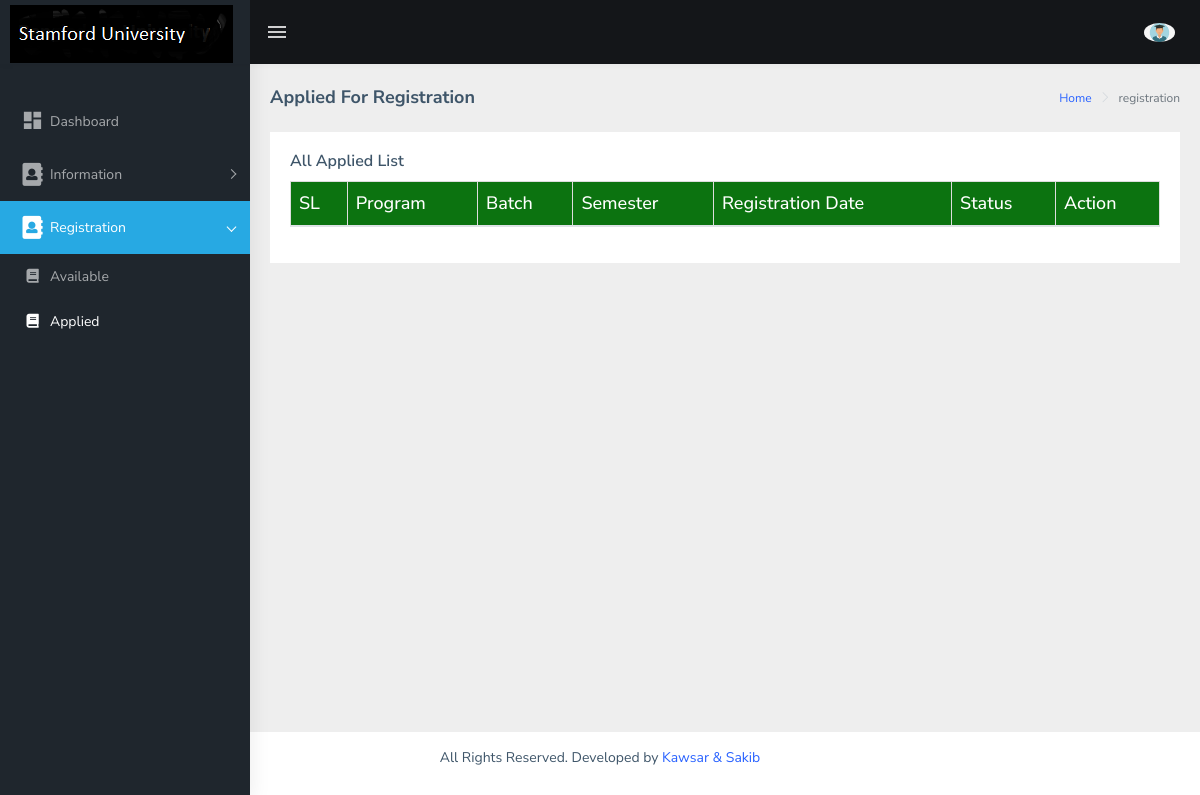
Before: /std/applied.php (signed in) with the older database file.
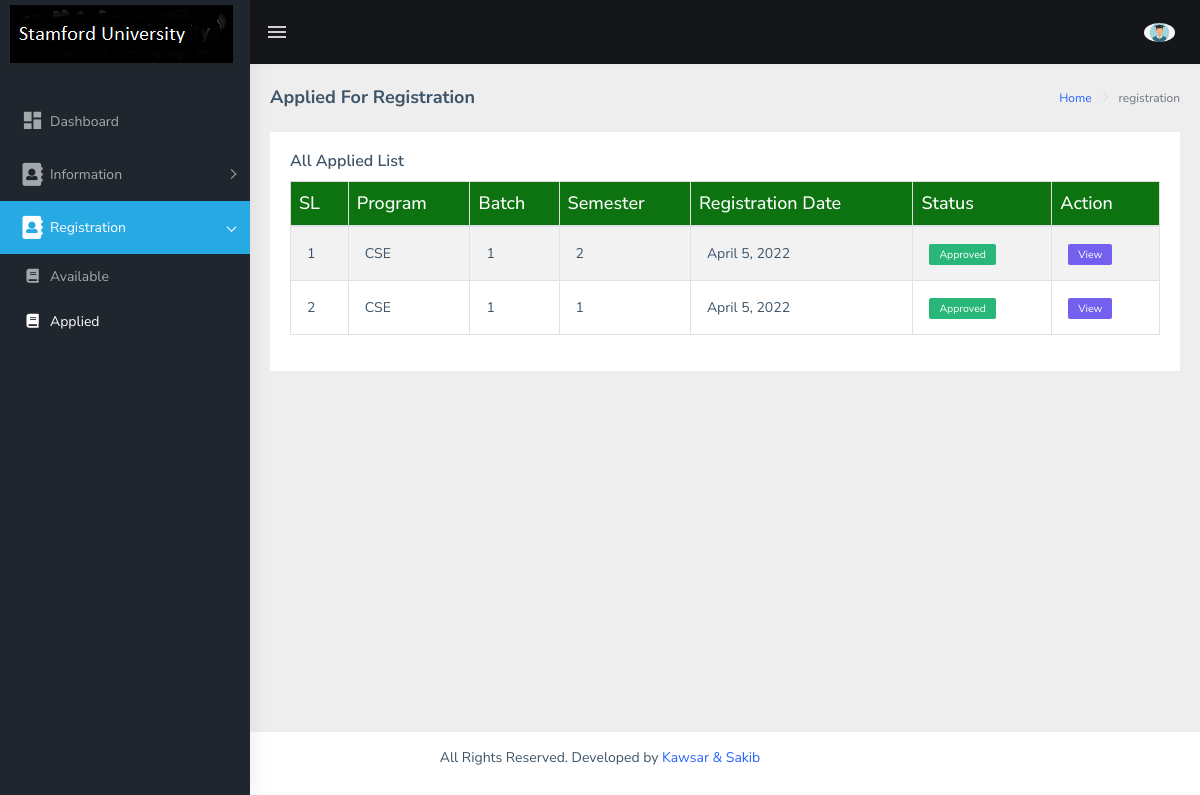
After: the same page with the newer database file.
### tables this page shows
CREATE TABLE `registration_info` (
  `id` int(11) NOT NULL,
  `offer_id` int(11) NOT NULL DEFAULT 0,
  `student_ID` int(11) NOT NULL DEFAULT 0,
  `status` int(11) NOT NULL DEFAULT 0 COMMENT '0= pending, 1= approved',
  `apply_date` varchar(50) NOT NULL,
  `deletion_status` tinyint(3) NOT NULL DEFAULT 0
);

CREATE TABLE `offered_courses_info` (
  `id` int(11) NOT NULL,
  `program` varchar(255) NOT NULL,
  `batch` int(11) NOT NULL,
  `semester` varchar(200) NOT NULL,
  `offer_date` varchar(100) NOT NULL,
  `registration_end` varchar(100) NOT NULL,
  `user_id` int(11) NOT NULL,
  `deletion_status` tinyint(3) NOT NULL DEFAULT 0
);

### std/core/Database.php (called while the page is built, shortened)
<?php
Class Database {
    public $host = DB_HOST;
    public $user = DB_USER;
    public $pass = DB_PASS;
    public $dbname = DB_NAME;
    public $link;
    private function connectDB() {
        $this->link = new mysqli($this->host, $this->user, $this->pass, $this->dbname);
    }
    public function select($query) {
        $result = $this->link->query($query) or
                die($this->link->error . __LINE__);
        if ($result->num_rows > 0) {
            return $result;
        } else {
            return false;
        }
    }
}
?>

### std/core/Session.php (called while the page is built, shortened)
<?php
class Session{
 public static function get($key){
  if (isset($_SESSION[$key])) {
   return $_SESSION[$key];
  } else {
   return false;
  }
 }
}
?>

### std/class/Student.php (called while the page is built, shortened)
<?php
class Student {
    private $db;
    public function __construct() {
        $this->db = new Database();
    }
    public function getOneCol($col, $tbl, $comCol, $comVal) {
        $sql = "SELECT $col FROM $tbl WHERE $comCol='$comVal' ";
        $res = $this->db->select($sql);
        if ($res) {
            $result = $this->db->select($sql);
            $row = $result->fetch_assoc();
            return $row[$col];
        }
    }
    public function getAppliedRegistrationList($user_id){
        $query = "SELECT * FROM registration_info WHERE deletion_status = '0' AND student_ID = '$user_id' ORDER BY id DESC";
        $result = $this->db->select($query);
        return $result;
    }
}
?>

### std/core/Format.php (called while the page is built, shortened)
<?php
class Format {
    public function formatDate($date) {
        return date('F j, Y', strtotime($date));
    }
}
?>

### std/applied.php (the view, shortened to what this page needs)
<?php include 'header.php'; ?>
<?php include 'sidebar.php'; ?>
<div class="page-wrapper">
    <div class="page-breadcrumb">
        <div class="row">
            <div class="col-12 d-flex no-block align-items-center">
                <h4 class="page-title">Applied For Registration</h4>
                <div class="ml-auto text-right">
                    <nav aria-label="breadcrumb">
                        <ol class="breadcrumb">
                            <li class="breadcrumb-item"><a href="dashboard.php">Home</a></li>
                            <li class="breadcrumb-item active" aria-current="page">registration</li>
                        </ol>
                    </nav>
                </div>
            </div>
        </div>
    </div>
    <div class="container-fluid">
        <div class="row">
            <div class="col-md-12">
                <div class="card">
                    <div class="card-body">
                        <h5 class="card-title">All Applied List</h5>
                        <div class="table-responsive">
                            <table id="zero_config" class="table table-striped table-bordered tbl">
                                <thead>
                                    <tr>
                                        <th>SL</th>
                                        <th>Program</th>
                                        <th>Batch</th>
                                        <th>Semester</th>
                                        <th>Registration Date</th>
                                        <th>Status</th>
                                        <th>Action</th>
                                    </tr>
                                </thead>
                                <tbody>
                                    <?php
                                    $getStaff = $student->getAppliedRegistrationList($user_id);
                                    if ($getStaff) {
                                        $i = 0;
                                        while ($result = $getStaff->fetch_assoc()) {
                                            $i++;
                                            ?>
                                            <tr>
                                                <td><?php echo $i; ?></td>
                                                <td>
                                                   <?php
                                                       echo $student->getOneCol('program','offered_courses_info','id',$result['offer_id']);
                                                    ?>
                                                </td>
                                                <td>
                                                   <?php
                                                       echo $student->getOneCol('batch','offered_courses_info','id',$result['offer_id']);
                                                    ?>
                                                </td>
                                                <td>
                                                   <?php
                                                       echo $student->getOneCol('semester','offered_courses_info','id',$result['offer_id']);
                                                    ?>
                                                </td>
                                                <td><?php echo $fm->formatDate($result['apply_date']); ?></td>
                                                <td>
                                                    <?php
                                                     if($result['status'] == 0){
                                                        ?>
                                                        <span class="label label-warning">Pending</span>
                                                     <?php
                                                        }else{
                                                            ?>
                                                            <span class="label label-success">Approved</span>
                                                       <?php
                                                        }
                                                     ?>
                                               </td>
                                               <td>
                                                <a href="view-applied.php?aid=<?php echo $result['id']; ?>"><span class="label label-primary">View</span></a>
                                                </td>
                                            </tr>
                                            <?php
                                        }
                                    }
                                    ?>
                                </tbody>
                            </table>
                        </div>
                    </div>
                </div>
            </div>
        </div>
    </div>
</div>
<?php include 'footer.php'; ?>

### std/header.php (shortened to what this page needs)
<?php
include 'core/Session.php';
include 'core/Database.php';
include'core/Format.php';
include 'class/Student.php';
$fm = new Format();
$student = new Student();
$user_id = Session::get('user_id');
?>
<!DOCTYPE html>
<html dir="ltr" lang="en">
    <head>
        <link href="assets/libs/flot/css/float-chart.css" rel="stylesheet">
        <link href="dist/css/style.min.css" rel="stylesheet">
        <link rel="stylesheet" type="text/css" href="assets/libs/select2/dist/css/select2.min.css">
        <link rel="stylesheet" type="text/css" href="assets/libs/jquery-minicolors/jquery.minicolors.css">
        <link rel="stylesheet" type="text/css" href="assets/libs/bootstrap-datepicker/dist/css/bootstrap-datepicker.min.css">
        <link rel="stylesheet" type="text/css" href="assets/libs/quill/dist/quill.snow.css">
        <link rel="stylesheet" type="text/css" href="assets/extra-libs/multicheck/multicheck.css">
        <link href="assets/libs/datatables.net-bs4/css/dataTables.bootstrap4.css" rel="stylesheet">
        <link href="assets/libs/datatables/jquery.dataTables.min.css" rel="stylesheet">
        <link href="assets/libs/datatables/buttons.dataTables.min.css" rel="stylesheet">
        <link href="assets/libs/toastr/build/toastr.min.css" rel="stylesheet">
    </head>
    <body>
        <div id="main-wrapper">
            <header class="topbar" data-navbarbg="skin5">
                <nav class="navbar top-navbar navbar-expand-md navbar-dark">
                    <div class="navbar-header" data-logobg="skin5">
                        <a class="navbar-brand" href="dashboard.php">
                            <span class="logo-text">
                                <img src="assets/images/sfu.PNG" alt="homepage" class="light-logo" />
                            </span>
                        </a>
                    </div>
                    <div class="navbar-collapse collapse" id="navbarSupportedContent" data-navbarbg="skin5">
                        <ul class="navbar-nav float-left mr-auto">
                            <li class="nav-item d-none d-md-block">
							<a class="nav-link sidebartoggler waves-effect waves-light" href="javascript:void(0)" data-sidebartype="mini-sidebar"><i class="mdi mdi-menu font-24"></i></a></li>
                        </ul>
                        <ul class="navbar-nav float-right">
                            <li class="nav-item dropdown">
                                <a class="nav-link dropdown-toggle text-muted waves-effect waves-dark pro-pic" href="" data-toggle="dropdown" aria-haspopup="true" aria-expanded="false"><img src="photo/student-avatar.jpg" alt="student" class="rounded-circle" width="31"></a>
                            </li>
                        </ul>
                    </div>
                </nav>
            </header>

### std/sidebar.php (shortened to what this page needs)
<aside class="left-sidebar" data-sidebarbg="skin5">
    <div class="scroll-sidebar">
        <nav class="sidebar-nav">
            <ul id="sidebarnav" class="p-t-30">
                <li class="sidebar-item"> <a class="sidebar-link waves-effect waves-dark sidebar-link" href="dashboard.php" aria-expanded="false"><i class="mdi mdi-view-dashboard"></i><span class="hide-menu">Dashboard</span></a></li>
                <li class="sidebar-item"> <a class="sidebar-link has-arrow waves-effect waves-dark" href="javascript:void(0)" aria-expanded="false"><i class="fas fa-address-book"></i><span class="hide-menu"> Information</span></a>
                </li>
                <li class="sidebar-item"> <a class="sidebar-link has-arrow waves-effect waves-dark" href="javascript:void(0)" aria-expanded="false"><i class="fas fa-address-book"></i><span class="hide-menu">Registration</span></a>
                    <ul aria-expanded="false" class="collapse  first-level">
                        <li class="sidebar-item"><a href="available-registration.php" class="sidebar-link"><i class="fas fa-book"></i><span class="hide-menu">Available</span></a></li>
                        <li class="sidebar-item"><a href="applied.php" class="sidebar-link"><i class="fas fa-book"></i><span class="hide-menu">Applied</span></a></li>
                   </ul>
                </li>
            </ul>
        </nav>
    </div>
</aside>

### std/footer.php (shortened to what this page needs)
<footer class="footer text-center">
    All Rights Reserved. Developed by <a target = "_blank" href="#">Kawsar & Sakib</a>
</footer>
</div>
</body>
</html>

### std/header.php (style rules this page uses)
.tbl th { background-color: #0c7310; color: white; border: 1px solid #ddd; padding: 8px; font-size: 18px; font-weight: bold; }

Changed rows visible on the page:
added registration_info: offer.program "CSE", offer.batch "1", offer "2", apply_date "April 5, 2022", status "Approved"
added registration_info: offer.program "CSE", offer "1", apply_date "April 5, 2022", status "Approved"
